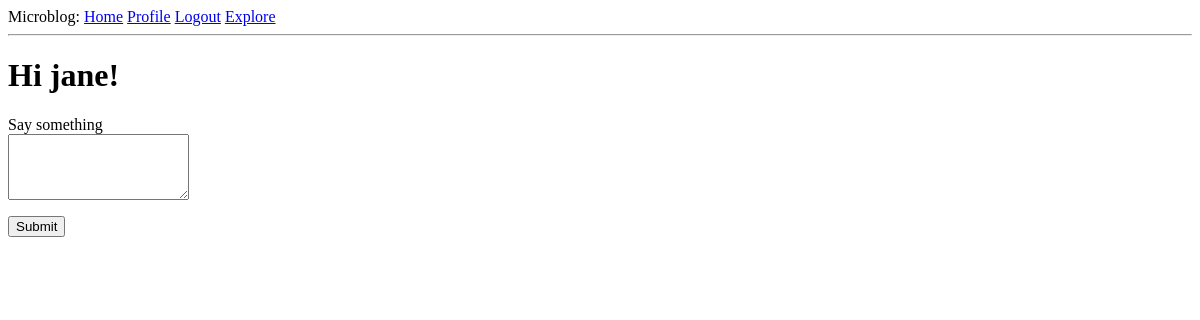
The page /index (signed in) on the database as committed earlier.
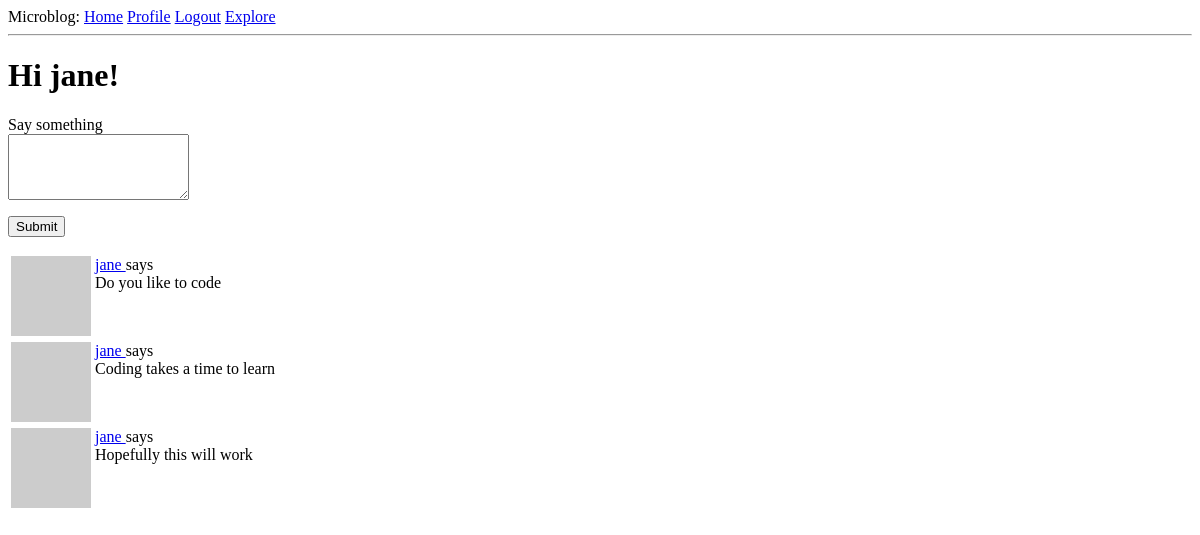
The same page on the database as committed later.
### app/models.py (models this page shows, shortened)
class User(UserMixin, db.Model):
    id = db.Column(db.Integer, primary_key = True)
    username = db.Column(db.String(64), index = True, unique = True)
    email = db.Column(db.String(120), index = True, unique = True)
    password_hash = db.Column(db.String(128))
    posts = db.relationship('Post', backref='author', lazy='dynamic')
    about_me = db.Column(db.String(140))
    last_seen = db.Column(db.DateTime, default=datetime.utcnow)
    followed = db.relationship(
        'User', secondary=followers,
        primaryjoin=(followers.c.follower_id == id),
        secondaryjoin=(followers.c.followed_id == id),
        backref=db.backref('followers', lazy='dynamic'), lazy='dynamic')
    def avatar(self, size):
        digest = md5(self.email.lower().encode('utf-8')).hexdigest()
        return 'https://www.gravatar.com/avatar/{}?d=identicon&s={}'.format(
            digest, size)
    def followed_posts(self):
        followed = Post.query.join(
            followers, (followers.c.followed_id == Post.user_id)).filter(
                followers.c.follower_id == self.id)
        own = Post.query.filter_by(user_id = self.id)
        return followed.union(own).order_by(Post.timestamp.desc())

class Post(db.Model):
    id = db.Column(db.Integer, primary_key = True)
    body = db.Column(db.String(140))
    timestamp = db.Column(db.DateTime, index = True, default = datetime.utcnow)
    user_id = db.Column(db.Integer, db.ForeignKey('user.id'))

### app/routes.py (the view)
@app.route('/', methods=['GET', 'POST'])
@app.route('/index', methods=['GET', 'POST'])
@login_required
def index ():
        form=PostForm()
        if form.validate_on_submit():
                post=Post(body=form.post.data, author=current_user)
                db.session.add(post)
                db.session.commit()
                flash('Your post is now live!')
                return redirect(url_for('index'))
        page=request.args.get('page', 1, type=int)
        posts=current_user.followed_posts().paginate(
                page, app.config['POSTS_PER_PAGE'], False)
        return render_template('index.html', title ='Home', form=form,
        posts=posts.items)

### app/forms.py
class PostForm(FlaskForm):
    post=TextAreaField('Say something', validators=[
        DataRequired(), Length(min=1, max=140)])
    submit=SubmitField('Submit')

### app/models.py (called while the page is built)
@login.user_loader
def load_user(id):
    return User.query.get(int(id))

### app/routes.py (called while the page is built)
@app.before_request
def before_request():
        if current_user.is_authenticated:
                current_user.last_seen = datetime.utcnow()
                db.session.commit()

### app/templates/index.html (shortened to what this page needs)
{% extends "base.html" %}
{% block content %}
	<h1> Hi {{current_user.username}}!</h1>
	{% if form %}
	<form action="" method="POST">
		<p>
			{{ form.post.label  }} <br>
			{{ form.post(col=32, rows=4) }} <br>
		</p>
		<p>{{ form.submit() }}</p>
	</form>
	{% endif %}
	{% for post in posts %}
		{% include '_post.html' %}
	{% endfor %}
{% endblock %}

### app/templates/base.html (shortened to what this page needs)
<html>
    <head>
    </head>
    <body>
        <div>Microblog:
            <a href="{{ url_for('index') }}">Home</a>
            {% if current_user.is_anonymous %}
            <a href="{{ url_for('login') }}">Login</a>
            {% else %}
            <a href="{{ url_for('user', username=current_user.username) }}">Profile</a>
            <a href="{{ url_for('logout') }}">Logout</a>
            <a href="{{ url_for('explore') }}">Explore</a>
            {% endif %}
        </div>
        <hr>
        {% block content %}{% endblock %}
    </body>
</html>

### app/templates/_post.html
<table>
    <tr valign="top">
        <td><img src="{{ post.author.avatar(36) }}"></td>
        <td>
            <a href="{{ url_for('user', username=post.author.username) }}">
                {{ post.author.username }}
            </a>
            says <br>{{ post.body }}
        </td>
    </tr>
</table>

Rows that differ between the two databases and show on the page:
added Post: author.username "jane", body "Do you like to code"
added Post: author.username "jane", body "Coding takes a time to learn"
added Post: author.username "jane", body "Hopefully this will work"
